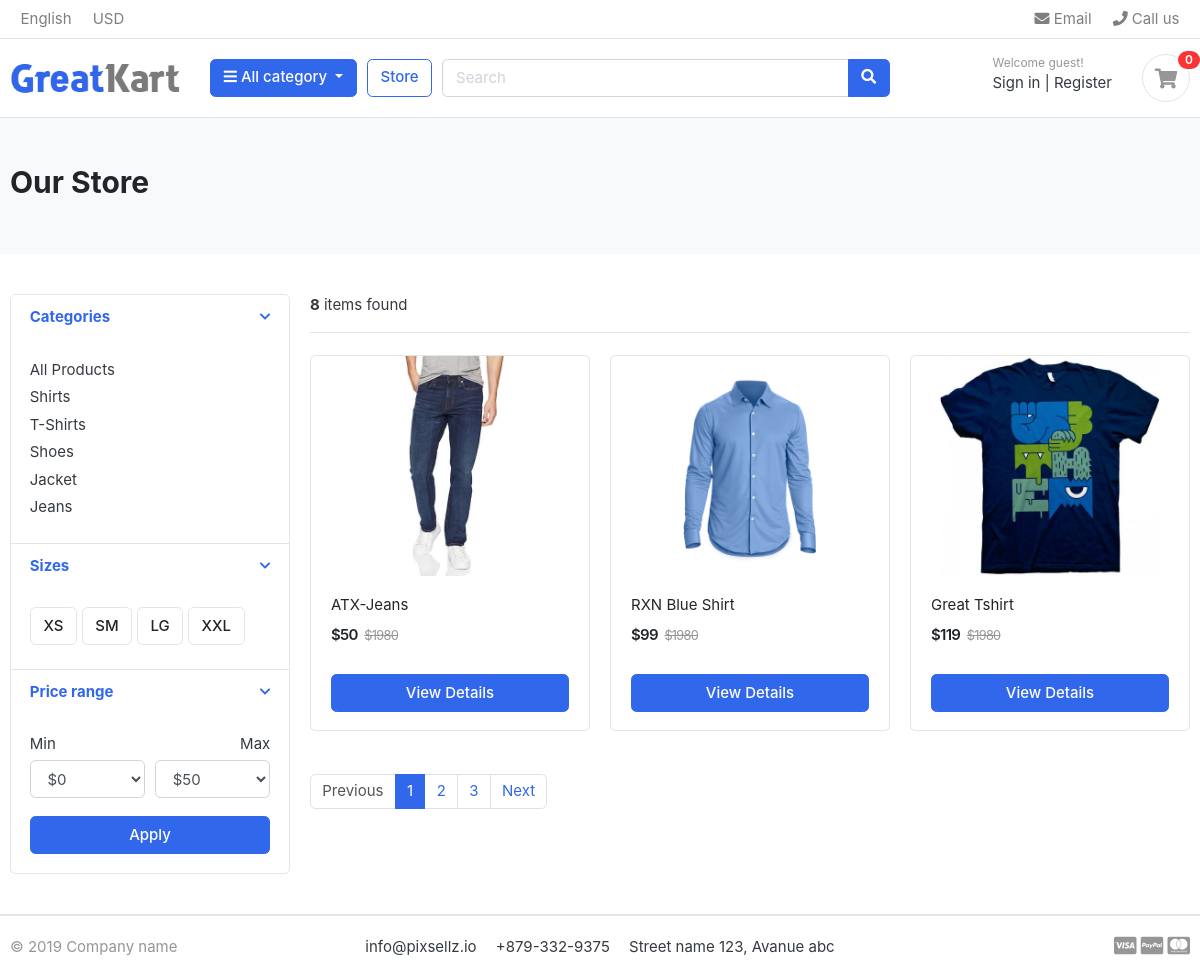
/store/, run on the app's committed database.
### category/models.py (models this page shows, shortened)
class Category(models.Model):
    category_name = models.CharField(max_length=50 , unique=True)
    slug = models.SlugField(max_length=100 , unique=True)
    description = models.TextField(max_length=255)
    cart_image = models.ImageField(upload_to='photos/categories/', blank=True)
    class Meta:
        verbose_name = 'category'
        verbose_name_plural = 'categories'
    def get_url(self):
        return reverse('products_by_category', args=[self.slug])

### store/models.py (models this page shows, shortened)
class Product(models.Model):
    product_name = models.CharField(max_length=200 , unique=True)
    slug = models.SlugField(max_length=200 , unique=True)
    description = models.TextField(max_length=500, blank=True)
    price = models.IntegerField()
    images = models.ImageField(upload_to="photos/products")
    stock = models.IntegerField()
    is_available = models.BooleanField(default=True)
    category = models.ForeignKey(Category , on_delete=models.CASCADE)
    created_date = models.DateTimeField(auto_now_add=True)
    modified_date = models.DateTimeField(auto_now_add=True)
    def get_url(self):
        return reverse('product_detail',args=[self.category.slug,self.slug])

### store/views.py (the view)
# urls.py: path("store/" , include("store.urls")),
def store(request , category_slug=None):
    categories = None
    products = None
    if category_slug != None:
        categories = get_object_or_404(Category , slug=category_slug)
        products = Product.objects.filter(category=categories, is_available=True).order_by('id')
        paginator = Paginator(products, 1)
        page = request.GET.get('page')
        paged_products = paginator.get_page(page)
        product_count = products.count()
    else:
        products = Product.objects.all().filter(is_available=True).order_by('id')
        paginator = Paginator(products, 3)
        page = request.GET.get('page')
        paged_products = paginator.get_page(page)
        product_count = products.count()
    context = {
        'products' : paged_products,
        'product_count' : product_count,
    }
    return render(request , "store/store.html" , context)

### carts/context_processors.py (called while the page is built)
def counter(request):
    quantity = 0
    try:
        cart = Cart.objects.get(cart_id=request.session.session_key)
        cart_items = CartItem.objects.filter(cart=cart)
        for item in cart_items:
            quantity += item.quantity
    except:
        pass
    return {
        'quantity': quantity
    }

### category/context_processors.py (called while the page is built)
def menu_links(request):
    links = Category.objects.all()
    return dict(links=links)

### templates/store/store.html (shortened to what this page needs)
{% extends "base.html" %}
{% load static %}
{% block content %}
<section class="section-pagetop bg">
<div class="container">
	{% if 'search' in request.path %}
	<h2 class="title-page">Search Result</h2>
	{% else %}
	<h2 class="title-page">Our Store</h2>
	{% endif %}
</div>
</section>
<section class="section-content padding-y">
<div class="container">
<div class="row">
	<aside class="col-md-3">
<div class="card">
	<article class="filter-group">
		<header class="card-header">
			<a href="#" data-toggle="collapse" data-target="#collapse_1" aria-expanded="true" class="">
				<i class="icon-control fa fa-chevron-down"></i>
				<h6 class="title">Categories</h6>
			</a>
		</header>
		<div class="filter-content collapse show" id="collapse_1" style="">
			<div class="card-body">
				<ul class="list-menu">
					<li><a href="{% url 'store' %}">All Products</a></li>
				{% for category in links %}
				<li><a href="{{ category.get_url }}">{{ category.category_name }}</a></li>
				{% endfor %}
				</ul>
			</div>
		</div>
	</article>
	<article class="filter-group">
		<header class="card-header">
			<a href="#" data-toggle="collapse" data-target="#collapse_4" aria-expanded="true" class="">
				<i class="icon-control fa fa-chevron-down"></i>
				<h6 class="title">Sizes </h6>
			</a>
		</header>
		<div class="filter-content collapse show" id="collapse_4" style="">
			<div class="card-body">
			  <label class="checkbox-btn">
			    <span class="btn btn-light"> XS </span>
			  </label>
			  <label class="checkbox-btn">
			    <span class="btn btn-light"> SM </span>
			  </label>
			  <label class="checkbox-btn">
			    <span class="btn btn-light"> LG </span>
			  </label>
			  <label class="checkbox-btn">
			    <span class="btn btn-light"> XXL </span>
			  </label>
		</div>
		</div>
	</article>
	<article class="filter-group">
		<header class="card-header">
			<a href="#" data-toggle="collapse" data-target="#collapse_3" aria-expanded="true" class="">
				<i class="icon-control fa fa-chevron-down"></i>
				<h6 class="title">Price range </h6>
			</a>
		</header>
		<div class="filter-content collapse show" id="collapse_3" style="">
			<div class="card-body">
				<div class="form-row">
				<div class="form-group col-md-6">
				  <label>Min</label>
				  	<select class="mr-2 form-control">
						<option value="0">$0</option>
					</select>
				</div>
				<div class="form-group text-right col-md-6">
				  <label>Max</label>
				  	<select class="mr-2 form-control">
						<option value="50">$50</option>
					</select>
				</div>
				</div>
				<button class="btn btn-block btn-primary">Apply</button>
			</div>
		</div>
	</article>
</div>
	</aside>
	<main class="col-md-9">
<header class="border-bottom mb-4 pb-3">
		<div class="form-inline">
			<span class="mr-md-auto"><b>{{ product_count }}</b> items found</span>
		</div>
</header>
<div class="row">
    {% for product in products %}
	<div class="col-md-4">
		<figure class="card card-product-grid">
			<div class="img-wrap">
				<a href="{{ product.get_url }}" class="img-wrap"> <img src="{{ product.images.url }}"> </a>
			</div>
			<figcaption class="info-wrap">
				<div class="fix-height">
					<a href="{{ product.get_url }}" class="title">{{ product.product_name}}</a>
					<div class="price-wrap mt-2">
						<span class="price">${{ product.price }}</span>
						<del class="price-old">$1980</del>
					</div>
				</div>
				<a href="{{product.get_url}}" class="btn btn-block btn-primary">View Details</a>
			</figcaption>
		</figure>
	</div>
    {% endfor %}
</div>
<nav class="mt-4" aria-label="Page navigation sample">
	{% if products.has_other_pages %}
  <ul class="pagination">
	{% if products.has_previous %}
    <li><a class="page-link" href="?page={{products.previous_page_number}}">Previous</a></li>
	{% else %}
	<li class="page-item disabled"><a class="page-link" href="#">Previous</a></li>
	{% endif %}
	{% for i in products.paginator.page_range %}
		{% if products.number == i %}
    		<li class="page-item active"><a class="page-link" href="#">{{ i }}</a></li>
		{% else %}
			<li class="page-item"><a class="page-link" href="?page={{i}}">{{ i }}</a></li>
		{% endif %}
	{% endfor %}
	{% if products.has_next %}
    <li class="page-item"><a class="page-link" href="?page={{ products.next_page_number }}">Next</a></li>
	{% else %}
			<li class="page-item disabled"><a class="page-link" href="#">Next</a></li>
	{% endif %}
  </ul>
  {% endif %}
</nav>
	</main>
</div>
</div>
</section>
{% endblock  %}

### static/css/ui.css (style rules this page uses)
html { font-family: "Inter", sans-serif; font-size: 15px; }
.img-wrap { text-align: center; display: block; }
.img-wrap img { max-width: 100%; }
.price-wrap { letter-spacing: -0.7px; }
.padding-y { padding-top: 40px; padding-bottom: 40px; }
figure { margin-bottom: 0; }
article:after, .form-group:after { display: block; clear: both; content: ""; }
.bg { background-color: #f8f9fa; }
.title-page { color: #212529; }
.btn-light { background-color: #fff; border-color: #e4e4e4; }
[class*=list-] li:after { visibility: hidden; display: block; content: ""; overflow: hidden; height: 0; clear: both; }
.list-menu { list-style: none; margin: 0; padding-left: 0; }
.list-menu li { margin-bottom: 5px; }
.list-menu a { color: #343a40; }
[class*=card-product] a.title { color: #212529; display: block; }
[class*=card-product] .img-wrap { overflow: hidden; position: relative; }
[class*=card-product] .img-wrap img { height: 100%; max-width: 100%; width: auto; display: inline-block; -o-object-fit: cover; object-fit: cover; }
.card-product-grid { margin-bottom: 20px; }
.card-product-grid .img-wrap { border-radius: 0.2rem 0.2rem 0 0; height: 220px; }
.card-product-grid .info-wrap { overflow: hidden; padding: 18px 20px; }
.card-product-grid .fix-height { height: 80px; overflow: hidden; }
.card .img-wrap { overflow: hidden; }
.price { font-weight: 600; color: #212529; }
.price-old { color: #969696; margin-left: 3px; font-size: 85%; }
.icon-control { margin-top: 5px; float: right; font-size: 80%; }
.card-header .title { margin-bottom: 0; line-height: 1.5; }
.filter-group { border-bottom: 1px solid #e4e4e4; }
.filter-group .card-header { border-bottom: 0; }
.filter-group:last-child { border-bottom: 0; }
.checkbox-btn { position: relative; }
.section-pagetop { padding: 45px 0; }

### data on the page
Category: category_name "Shirts"
Category: category_name "T-Shirts"
Category: category_name "Shoes"
Category: category_name "Jacket"
Category: category_name "Jeans"
Product: images (picture), product_name "ATX-Jeans", price "50"
Product: images (picture), product_name "RXN Blue Shirt", price "99"
Product: images (picture), product_name "Great Tshirt", price "119"

### other printed values
{{ quantity }} "0"
{{ product_count }} "8"
{{ i }} "1"
{{ i }} "2" "3"
